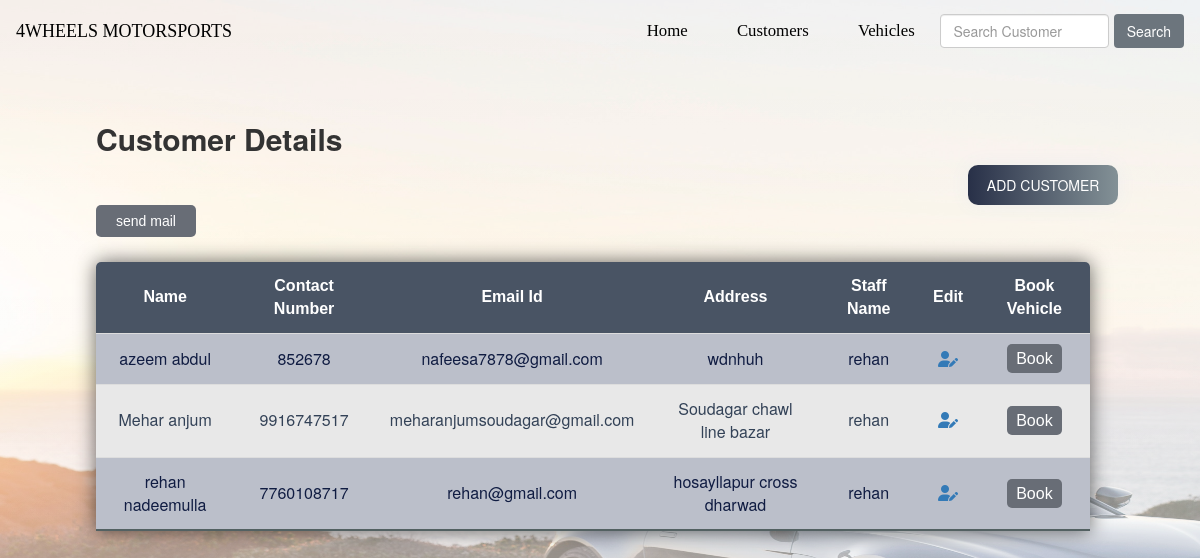
Before: /customers/ with the older database file.
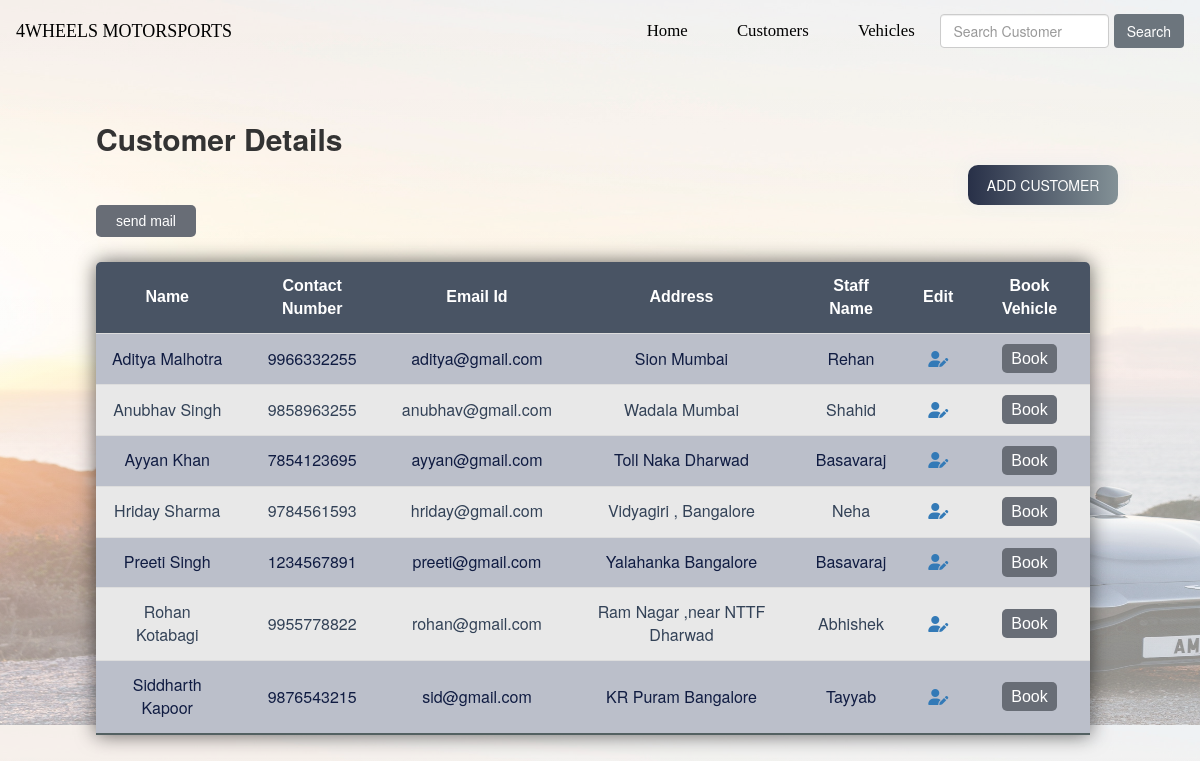
After: the same page with the newer database file.
### showroom/models.py (models this page shows, shortened)
class CustomerModel(models.Model):
    alpha = RegexValidator(r'^[a-zA-Z]*$', 'Please Enter Valid Name')
    phone = RegexValidator(r'^[0-9]{10}$', 'Please Enter Valid Mobile Number')
    fname = models.CharField(max_length=50 ,validators=[alpha])
    lname = models.CharField(max_length=50,null=True,blank=True ,validators=[alpha])
    contact =models.CharField(max_length=10 , null=True,blank=True ,validators=[phone])
    cemail =models.EmailField()
    caddress = models.TextField()
    staff_id =ForeignKey(StaffModel,on_delete=models.CASCADE,null=True,blank=True)

class StaffModel(models.Model):
    STATUS =(
        ('Active','Active'),
        ('Inactive','Inactive'),
    )
    alpha = RegexValidator(r'^[a-zA-Z]*$', 'Please Enter Valid Name')
    phone = RegexValidator(r'^[0-9]{10}$', 'Please Enter Valid Mobile Number')
    sname = models.CharField(max_length=50 ,validators=[alpha])
    semail = models.EmailField()
    scontact = models.CharField(max_length=10 , null=True,blank=True,validators=[phone])
    saddress = models.TextField()
    status = models.CharField(max_length=100,null=True,choices=STATUS)

### showroom/views.py (the view)
# urls.py: path('customers/', customersview, name="customersview"),
def customersview(request):
    customers= CustomerModel.objects.all().order_by(Lower('fname'))
    context ={'customers':customers}
    return render(request,"customers.html" ,context)

### templates/customers.html (shortened to what this page needs)
{% load static %}
<!DOCTYPE html>
<html lang="en">
<head>
    <link href="https://cdn.jsdelivr.net/npm/bootstrap@5.0.0-beta3/dist/css/bootstrap.min.css" rel="stylesheet"
>
    <link href="//netdna.bootstrapcdn.com/bootstrap/3.0.0/css/bootstrap.min.css" rel="stylesheet" id="bootstrap-css">
</head>
<body>
    <nav class="navbar navbar-expand-lg nav-color nav-fixed">
        <div class="container-fluid">
            <a class="navbar-brand nav-link" href="#">4WHEELS MOTORSPORTS</a>
            <div class="collapse navbar-collapse" id="navbarNav">
                <ul class="navbar-nav">
                    <li class="nav-item " style="margin-left: 350px;">
                        <a class="nav-link" aria-current="page" href="{% url 'indexview'%}">Home</a>
                    </li>
                    <li class="nav-item">
                        <a class="nav-link" href="{% url 'customersview'%}">Customers</a>
                    </li>
                    <li class="nav-item">
                        <a class="nav-link" href="{% url 'vehicleview'%}">Vehicles</a>
                    </li>
                    <li class="nav-item">
                        <a class="nav-link" href="{% url 'staffview'%}">Staff</a>
                    </li>
                    <li class="nav-item">
                        <a class="nav-link" href="{% url 'dealerview'%}">Dealers</a>
                    </li>
                </ul>
            </div>
            <form method ="GET" class="d-flex" action="{% url 'searchcustomer' %}">
                <input class="form-control me-2" type="search" placeholder="Search Customer" aria-label="Search" name="query" id="query">
                <button class="btn btn-secondary" type="submit">Search</button>
            </form>
        </div>
    </nav>
    <div class="table-container">
        <div class="lines">
            <h2 style="font-weight: bolder;">Customer Details</h2><a class="btn-grad" style="margin-left: 79%;" href="{% url 'addcustomerview' %}" >Add Customer</a>
            <a href="{% url 'subscribe'%}"><button class="edit-btn">send mail</button></a>
        </div>
        <table class="content-table">
            <thead>
                <tr>
                    <th>Name</th>
                    <th>Contact Number</th>
                    <th>Email Id</th>
                    <th>Address</th>
                    <th>Staff Name</th>
                    <th>Edit</th>
                    <th>Book Vehicle</th>
                </tr>
            </thead>
            <tbody>
                <tr>
                    {% for Customer in customers %}
                <tr>
                    <td> {{Customer.fname}} {{Customer.lname}} </td>
                    <td>{{Customer.contact}}</td>
                    <td>{{Customer.cemail}}</td>
                    <td>{{Customer.caddress}}</td>
                    <td>{{Customer.staff_id.sname}}</td>
                    <td><a href="{% url 'editcustomer' Customer.id %}"><i class="fas fa-user-edit"></i></a></td>
                    <td><a class="edit-btn"  href="{% url 'orders' Customer.id %}">Book</a></td>
                </tr>
                {% endfor%}
                </tr>
            </tbody>
        </table>
    </div>
</body>
</html>

Changed rows visible on the page:
removed CustomerModel: fname "azeem", lname "abdul", contact "852678", cemail "nafeesa7878@gmail.com", caddress "wdnhuh", staff_id.sname "rehan"
removed CustomerModel: fname "Mehar", lname "anjum", contact "9916747517", cemail "meharanjumsoudagar@gmail.com", caddress "Soudagar chawl line bazar", staff_id.sname "rehan"
removed CustomerModel: fname "rehan", lname "nadeemulla", contact "7760108717", cemail "rehan@gmail.com", caddress "hosayllapur cross dharwad", staff_id.sname "rehan"
added CustomerModel: fname "Aditya", lname "Malhotra", contact "9966332255", cemail "aditya@gmail.com", caddress "Sion Mumbai", staff_id.sname "Rehan"
added CustomerModel: fname "Anubhav", lname "Singh", contact "9858963255", cemail "anubhav@gmail.com", caddress "Wadala Mumbai", staff_id.sname "Shahid"
added CustomerModel: fname "Ayyan", lname "Khan", contact "7854123695", cemail "ayyan@gmail.com", caddress "Toll Naka Dharwad", staff_id.sname "Basavaraj"
added CustomerModel: fname "Hriday", lname "Sharma", contact "9784561593", cemail "hriday@gmail.com", caddress "Vidyagiri , Bangalore", staff_id.sname "Neha"
added CustomerModel: fname "Preeti", lname "Singh", contact "1234567891", cemail "preeti@gmail.com", caddress "Yalahanka Bangalore", staff_id.sname "Basavaraj"
added CustomerModel: fname "Rohan", lname "Kotabagi", contact "9955778822", cemail "rohan@gmail.com", caddress "Ram Nagar ,near NTTF Dharwad", staff_id.sname "Abhishek"
added CustomerModel: fname "Siddharth", lname "Kapoor", contact "9876543215", cemail "sid@gmail.com", caddress "KR Puram Bangalore", staff_id.sname "Tayyab"
